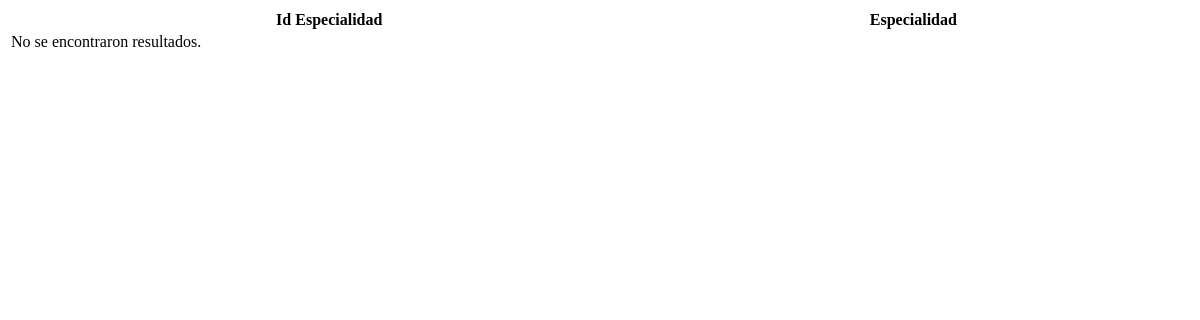
The page /consulta_especialidad.php on the database as committed earlier.
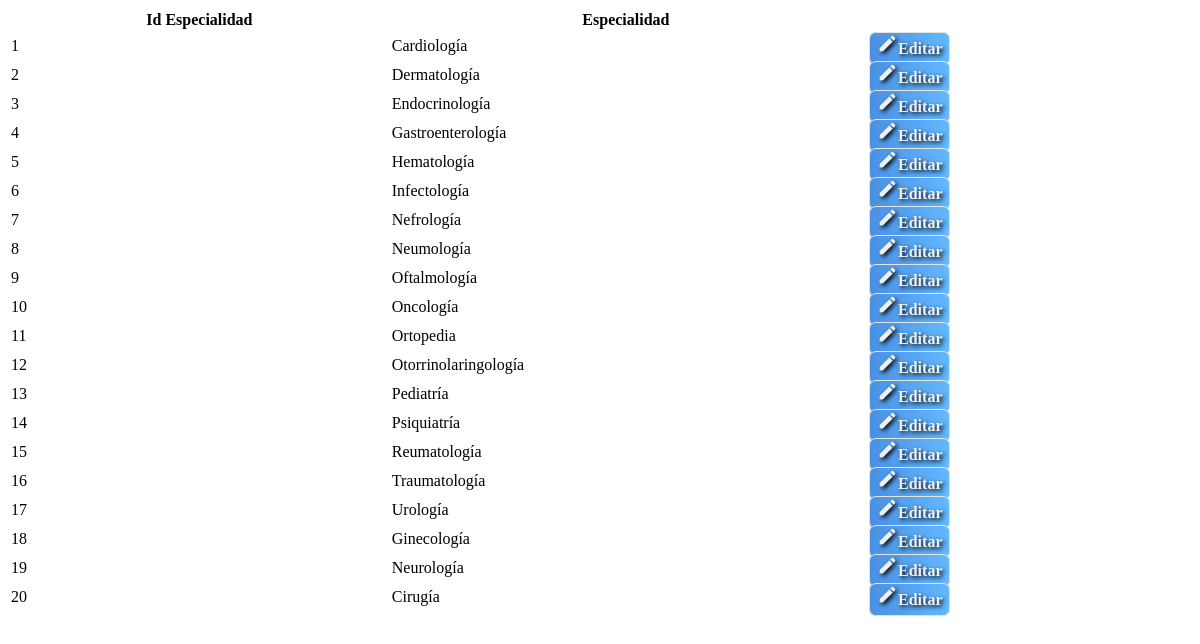
The same page on the database as committed later.
### tables this page shows
CREATE TABLE `especialidad` (
  `id_especialidad` int NOT NULL,
  `especialidad` text,
  PRIMARY KEY (`id_especialidad`)
);

### consulta_especialidad.php (the view, shortened to what this page needs)
<?php
$servername = "localhost";
$username = "root";
$password = "";
$database = "pediatra_sis";
$conn = new mysqli($servername, $username, $password, $database);
$query = "SELECT * FROM especialidad";
$result = $conn->query($query);
function in_iframe()
{
  return $_SERVER['HTTP_REFERER'] !== null && $_SERVER['HTTP_REFERER'] !== $_SERVER['REQUEST_URI'];
}
?>
<!DOCTYPE html>
<html lang="es">
<head>
  <link rel="stylesheet" href="https://cdn.datatables.net/1.13.5/css/jquery.dataTables.min.css">
  <link rel="stylesheet" href="https://cdn.datatables.net/buttons/2.4.1/css/buttons.dataTables.min.css">
</head>
<body>
  <table id="tabla_especialidad" class="display" style="width:100%">
    <thead>
      <tr>
        <th>Id Especialidad</th>
        <th>Especialidad</th>
        <th> </th>
      </tr>
    </thead>
    <tbody>
      <?php
      if ($result->num_rows > 0) {
        while ($row = $result->fetch_assoc()) {
          echo "<tr onclick=\"seleccionarespecialidad('" . $row["id_especialidad"] . "', '" . $row["especialidad"] . "')\">";
          echo "<td>" . $row["id_especialidad"] . "</td>";
          echo "<td>" . $row["especialidad"] . "</td>";
          echo "<td> <a class='clasebotonVER' href=\"modulo/especialidad/editar.php?id_especialidad=$row[id_especialidad]&pag=$pagina\" " . (in_iframe() ? 'target="_parent"' : '') . "><i class='material-icons' style='font-size:21px;color:#f0f0f0;text-shadow:2px 2px 4px #000000;'>edit</i>Editar</a> </td>";
          echo "</tr>";
        }
      } else {
        echo "<tr><td colspan='2'>No se encontraron resultados.</td></tr>";
      }
      ?>
    </tbody>
  </table>
</body>
</html>

Rows that differ between the two databases and show on the page:
added especialidad: id_especialidad "1", especialidad "Cardiología"
added especialidad: id_especialidad "2", especialidad "Dermatología"
added especialidad: id_especialidad "3", especialidad "Endocrinología"
added especialidad: id_especialidad "4", especialidad "Gastroenterología"
added especialidad: id_especialidad "5", especialidad "Hematología"
added especialidad: id_especialidad "6", especialidad "Infectología"
added especialidad: id_especialidad "7", especialidad "Nefrología"
added especialidad: id_especialidad "8", especialidad "Neumología"
added especialidad: id_especialidad "9", especialidad "Oftalmología"
added especialidad: id_especialidad "10", especialidad "Oncología"
added especialidad: id_especialidad "11", especialidad "Ortopedia"
added especialidad: id_especialidad "12", especialidad "Otorrinolaringología"
added especialidad: id_especialidad "13", especialidad "Pediatría"
added especialidad: id_especialidad "14", especialidad "Psiquiatría"
added especialidad: id_especialidad "15", especialidad "Reumatología"
added especialidad: id_especialidad "16", especialidad "Traumatología"
added especialidad: id_especialidad "17", especialidad "Urología"
added especialidad: id_especialidad "18", especialidad "Ginecología"
added especialidad: id_especialidad "19", especialidad "Neurología"
added especialidad: id_especialidad "20", especialidad "Cirugía"
Other text that changed with them:
text no longer shown: "No se encontraron resultados."
